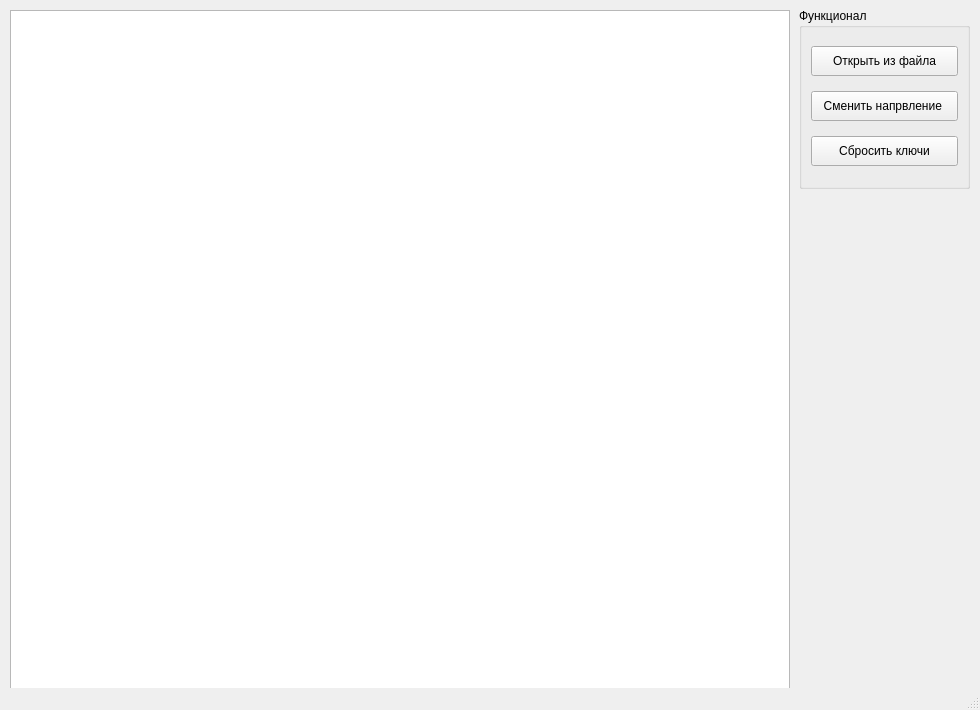
<?xml version="1.0" encoding="UTF-8"?>
<ui version="4.0">
 <class>MainWindow</class>
 <widget class="QMainWindow" name="MainWindow">
  <property name="geometry">
   <rect>
    <x>0</x>
    <y>0</y>
    <width>980</width>
    <height>710</height>
   </rect>
  </property>
  <property name="windowTitle">
   <string>MainWindow</string>
  </property>
  <widget class="QWidget" name="centralwidget">
   <widget class="QGraphicsView" name="graphicsView">
    <property name="geometry">
     <rect>
      <x>10</x>
      <y>10</y>
      <width>780</width>
      <height>680</height>
     </rect>
    </property>
   </widget>
   <widget class="QGroupBox" name="groupBox">
    <property name="geometry">
     <rect>
      <x>799</x>
      <y>8</y>
      <width>171</width>
      <height>181</height>
     </rect>
    </property>
    <property name="title">
     <string>Функционал</string>
    </property>
    <layout class="QVBoxLayout" name="verticalLayout">
     <item>
      <widget class="QPushButton" name="pushButtonOpenFile">
       <property name="minimumSize">
        <size>
         <width>0</width>
         <height>30</height>
        </size>
       </property>
       <property name="text">
        <string>Открыть из файла</string>
       </property>
      </widget>
     </item>
     <item>
      <widget class="QPushButton" name="pushButton">
       <property name="sizePolicy">
        <sizepolicy hsizetype="Minimum" vsizetype="Fixed">
         <horstretch>0</horstretch>
         <verstretch>30</verstretch>
        </sizepolicy>
       </property>
       <property name="minimumSize">
        <size>
         <width>0</width>
         <height>30</height>
        </size>
       </property>
       <property name="text">
        <string>Сменить напрвление </string>
       </property>
      </widget>
     </item>
     <item>
      <widget class="QPushButton" name="pushButtonResetKeys">
       <property name="minimumSize">
        <size>
         <width>0</width>
         <height>30</height>
        </size>
       </property>
       <property name="text">
        <string>Сбросить ключи</string>
       </property>
      </widget>
     </item>
    </layout>
   </widget>
  </widget>
  <widget class="QMenuBar" name="menubar">
   <property name="geometry">
    <rect>
     <x>0</x>
     <y>0</y>
     <width>980</width>
     <height>22</height>
    </rect>
   </property>
  </widget>
  <widget class="QStatusBar" name="statusbar"/>
 </widget>
 <resources/>
 <connections/>
</ui>
